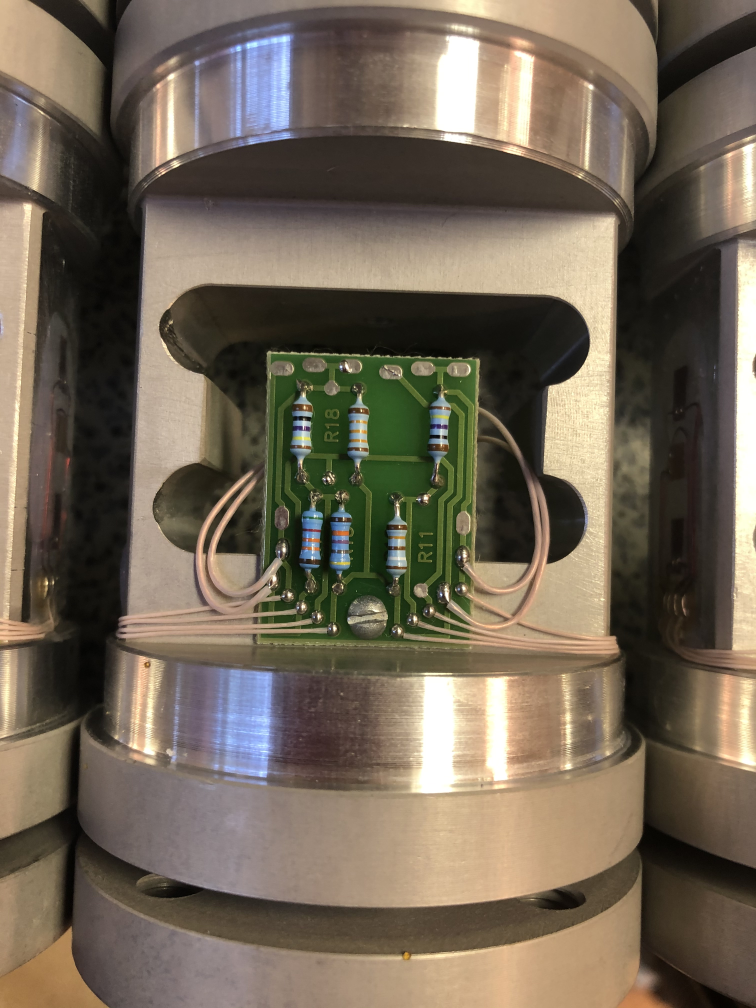
#> input picture scheme_photos/test7.jpg, 3024 x 4032 px, found by its file name (shown at 1/4 size)
$ python 'dev v0.3.py'
#> lines starting #> are read from the running program, lines starting #| are printed output that depends on the picture; after the words box and inside, x2 and y2 are one past the last pixel; in counts of white or black regions, pixels touching at a corner belong together
import cv2
import numpy as np
# import pprint
from sklearn.decomposition import PCA
import math
import copy


def open_image(filename):
    img = cv2.imread(filename)
    return img


def viewImage(name, image):
    cv2.namedWindow(name, cv2.WINDOW_NORMAL)
    cv2.resizeWindow(name, 1000, 1000)
    cv2.imshow(name, image)

    while(True):
        if cv2.waitKey(1) & 0xFF == ord('q'):
            break

    cv2.destroyAllWindows()


def BGR2HSV(BGR_image):
    HSV_image = cv2.cvtColor(BGR_image, cv2.COLOR_BGR2HSV)
    return HSV_image


def get_range(manual=False):
    green_low, green_high = None, None
    if manual:
        min = input("Введите минимальный порог: ")
        max = input("Введите максимальный порог: ")
        _min = min.split(" ")
        _max = max.split(" ")
        green_low = np.array(_min, dtype="uint8")
        green_high = np.array(_max, dtype="uint8")
    else:
        green_low = np.array([41, 40, 34], dtype="uint8")
        green_low = np.array([42, 40, 35], dtype="uint8")
        green_high = np.array([85, 155, 90], dtype="uint8")

    return (green_low, green_high)


def find_greatest_contour(contours):
    largest_area = 0
    largest_contour_index = -1
    i = 0
    total_contours = len(contours)

    while (i < total_contours):
        area = cv2.contourArea(contours[i])

        if (area > largest_area):
            largest_area = area
            largest_contour_index = i

        i += 1

    return largest_area, largest_contour_index


def find_contours_by_area(contours, min_area, max_area):
    cnt_indexes = []
    i = 0
    total_contours = len(contours)

    while (i < total_contours):
        area = cv2.contourArea(contours[i])

        if (area >= min_area and area <= max_area):
            cnt_indexes.append(i)

        i += 1

    return cnt_indexes


def get_square_matrix(matrix, dtype="uint8"):
    # Дополняем до квадратного изображения
    if matrix.shape[0] != matrix.shape[1]:
        z = 0
        if matrix.shape[0] > matrix.shape[1]:
            z = np.zeros((matrix.shape[0], matrix.shape[0]-matrix.shape[1]),
                         dtype)
            matrix = np.hstack((matrix, z))
        else:
            z = np.zeros((matrix.shape[1]-matrix.shape[0], matrix.shape[1]),
                         dtype)
            matrix = np.vstack((matrix, z))

    return matrix


def clear_white(img):
    # mask1 - фильтрует засветы, затемняя их
    mask1 = cv2.inRange(
        img, np.array([0, 0, 250]), np.array([180, 10, 256])
    )
    img[mask1 > 0] = ([0, 0, 0])
    return img


def get_rectangle(contours, contour_index):
    x, y, w, h = cv2.boundingRect(
        contours[contour_index]
    )
    return x, y, w, h


class SchemeFinder():

    def __init__(self, filename, image=None, rotation=True):
#> called with filename = 'test7.jpg', rotation = True
        self.rotation = rotation
        self.original_img = None
        if image is None:
            self.filename = filename
            img = open_image(self.filename)
#> in open_image, img is the input picture: shape (4032, 3024, 3); mean B, G, R 86.8, 102.6, 114.1
        else:
            img = image
            self.original_img = copy.deepcopy(img)
        # Высчитываем погрешность DELTA для последующего использования
        self.DELTA = (img.shape[0] + img.shape[1])/2. * 0.005
        self.image = img
        self.contour_img = None
        self.contours = None
        self.largest_contour_index = None

    def show_image(self, screen_name):
        cv2.namedWindow(screen_name, cv2.WINDOW_NORMAL)
        cv2.resizeWindow(screen_name, 1000, 1000)
        cv2.imshow(screen_name, self.image)

        while(True):
            if cv2.waitKey(1) & 0xFF == ord('q'):
                break

        cv2.destroyAllWindows()

    def filter(self):
        # Приминение фильтров удаляющих артефакты камеры
        self.image = cv2.medianBlur(self.image, 3)
        self.image = cv2.GaussianBlur(self.image, (3, 3), 0)

    def to_HSV(self):
        self.image = cv2.cvtColor(self.image, cv2.COLOR_BGR2HSV)

    def to_gray(self):
        RGB_again = cv2.cvtColor(self.image, cv2.COLOR_HSV2RGB)
        self.image = cv2.cvtColor(RGB_again, cv2.COLOR_RGB2GRAY)

    def print_point(self, x, y):
        print(self.image[[y], [x]])

    def paint_scheme(self, manual=False):
        green_low, green_high = get_range(manual)
        mask2 = cv2.inRange(self.image, green_low, green_high)
        self.image[mask2 > 0] = ([179, 0, 255])

    def treshold(self):
        ret, threshold = cv2.threshold(self.image, 254, 255, cv2.THRESH_BINARY)
        self.image = threshold

    def closing(self):
        # Заполнение пробелов
        kernel = np.ones((int(2.5*self.DELTA), int(2.5*self.DELTA)), np.uint8)
        self.image = cv2.morphologyEx(self.image, cv2.MORPH_CLOSE, kernel)

    def opening(self):
        # Устранение артефактов
        kernel = np.ones((int(self.DELTA), int(self.DELTA)), np.uint8)
        self.image = cv2.morphologyEx(self.image, cv2.MORPH_OPEN, kernel)

    def contouring(self):
        self.contours, hierarchy = cv2.findContours(
            self.image, cv2.RETR_EXTERNAL, cv2.CHAIN_APPROX_SIMPLE
        )
        if self.original_img is None:
            self.contour_img = open_image(self.filename)
        else:
            self.contour_img = copy.deepcopy(self.original_img)
        cv2.drawContours(self.contour_img, self.contours, -1, (0, 0, 255), -1)
        largest_area, self.largest_contour_index = find_greatest_contour(
            self.contours
        )
        """
        pprint.pprint("Макс площадь: {}".format(largest_area))
        pprint.pprint("Индекс контура: {}".format(self.largest_contour_index))
        pprint.pprint("Кол-во контуров: {}".format(len(self.contours)))
        """
        if largest_area > 0.95 * self.image.shape[0] * self.image.shape[1]:
            self.DELTA = 0

    def find_center(self):
        # Найдем центр наибольшего контура
        cnt = self.contours[self.largest_contour_index]
        M = cv2.moments(cnt)
        cX = int(M["m10"] / M["m00"])
        cY = int(M["m01"] / M["m00"])
        """
        pprint.pprint("x = {}".format(cX))
        pprint.pprint("y = {}".format(cY))
        """
        return (cX, cY)

    # [10 lines left out: function show_contour_image, not called in this run]

    def get_rotation_angle(self, img):
        sqr_image = get_square_matrix(img, dtype="uint8")
        sqr_image = cv2.resize(sqr_image, (256, 256))
        # Устранение артефактов
        kernel = np.ones((2, 2), np.uint8)
        sqr_image = cv2.morphologyEx(sqr_image, cv2.MORPH_OPEN, kernel)
        """viewImage(
            'Квадратная матрица для метода главных компонент', sqr_image
        )"""

        x = []
        y = []
        for j in np.arange(0, sqr_image.shape[1]):
            for i in np.arange(0, sqr_image.shape[0]):
                if sqr_image[[i], [j]] >= 50:
                    x.append(j)
                    y.append(i)
        X = np.vstack((x, y))

        pca = PCA(n_components=1)
        pca.fit_transform(np.transpose(X))
        # print('Mean vector: ', pca.mean_)
        # print('Projection: ', pca.components_)
        vec = np.zeros((2))
        sign = 1.
        if pca.components_[[0], [0]] < 0:
            sign = -1.
        vec[0] = sign * pca.components_[[0], [0]]
        vec[1] = sign * pca.components_[[0], [1]]
        # print(vec)

        rotation_angle = math.acos(vec.dot(np.array([1., 0])))
        if vec[1] >= 0:
            rotation_angle = -1. * rotation_angle
        rotation_angle = rotation_angle * 180. / math.pi
        return rotation_angle

    def rotate(self):
        # Поворот изображения в направлении вектора максимальной дисперсии
        rotation_angle = self.get_rotation_angle(self.image)
        rows, cols = self.image.shape
        # cols-1 and rows-1 are the coordinate limits
        M = cv2.getRotationMatrix2D(((cols-1)/2., (rows-1)/2.),
                                    rotation_angle, 1)
        self.image = cv2.warpAffine(self.image, M, (cols, rows))
        # self.show_image('Повернутая матрица после метода главных компонент')

        return M

    def draw_rect(self, M):
        if self.original_img is None:
            self.image = open_image(self.filename)
        else:
            self.image = copy.deepcopy(self.original_img)

        x, y, w, h = get_rectangle(
            self.contours, self.largest_contour_index
        )

        if M is not None:
            rows, cols, _ = self.image.shape
            self.image = cv2.warpAffine(self.image, M, (cols, rows))

        cropped_scheme = self.image[
            y-int(self.DELTA*h/w)//2: y+h+int(self.DELTA*h/w)//2+1,
            x-int(self.DELTA*w/h)//2: x+w+int(self.DELTA*w/h)//2+1,
            :
        ]
        cv2.rectangle(
            self.image,
            (x-int(self.DELTA*w/h)//2, y-int(self.DELTA*h/w)//2),
            (x+w+int(self.DELTA*w/h)//2, y+h+int(self.DELTA*h/w)//2),
            (0, 255, 0),
            2
        )

        return cropped_scheme

    def crop_scheme(self):
        sf.show_image("Исходник")
#> (key q is pressed here)
        sf.filter()

        # Переводим изображение в HSV
        sf.to_HSV()
        # sf.show_image("RGB в HSV")  # 1
        # Принтим значение каналов в точке (x, y)
        # sf.print_point(2195, 2400)
        self.image = clear_white(self.image)
#> in clear_white, `mask1 = cv2.inRange( img, np.array([0, 0, 250]), np.array([180, 10, 25..`:
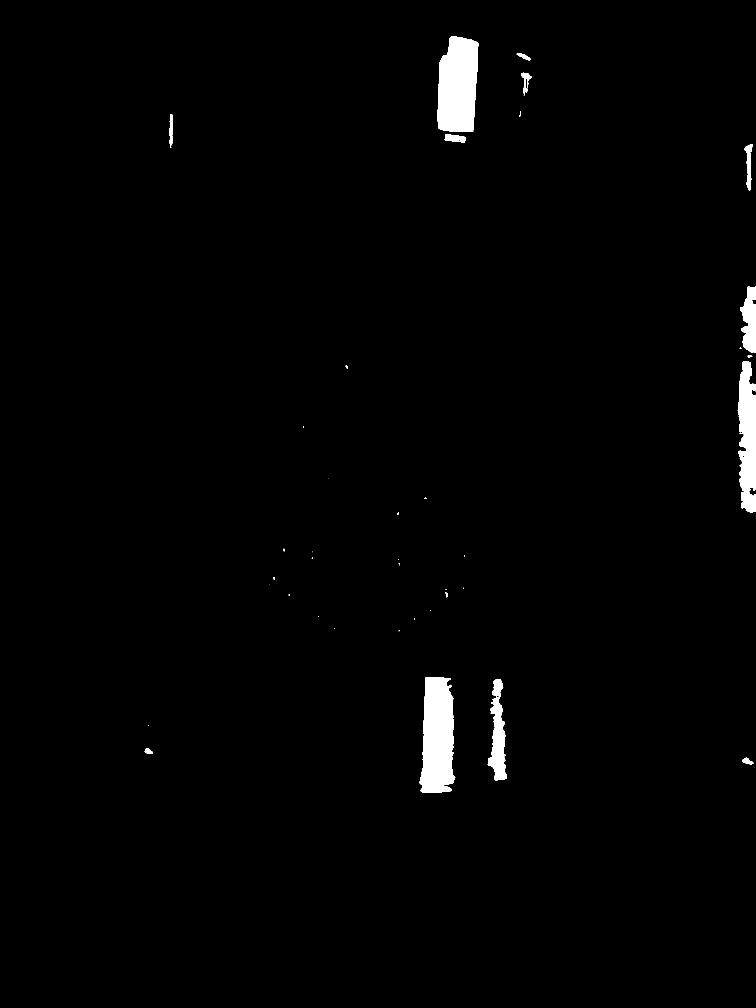
#> mask1: shape (4032, 3024) (shown at 1/4 size); 1.4% white; 42 white regions (20 under 20 px), largest, box (x1, y1, x2, y2) and area: (1751, 146, 1914, 528) 52614, (1679, 2709, 1821, 3172) 52493, (2951, 1444, 3024, 2052) 33763

        sf.paint_scheme(manual=False)
        # sf.show_image("Наложение маски на плату")  # 2
        sf.to_gray()
        # sf.show_image("HSV в RGB и в серые оттенки")  # 3
        sf.treshold()
        # sf.show_image("Пороговая обработка")  # 4
        sf.closing()
        # sf.show_image("Заполнение пробелов")  # 5
        sf.opening()
        # sf.show_image("Устранение артефактов")  # 6
        M = None
        if self.rotation:
            M = sf.rotate()
#> in get_rotation_angle, `sqr_image = cv2.resize(sqr_image, (256, 256))`:
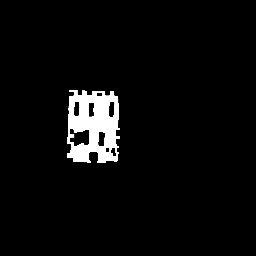
#> sqr_image: shape (256, 256); min 0, max 255, mean 10.8
#> in rotate, `rotation_angle = self.get_rotation_angle(self.image)`: rotation_angle = -88.41
#> in rotate, `M = cv2.getRotationMatrix2D(((cols-1)/2., (rows-1)/2.), rotation_angle..`: M = [[0.0277, -1, 3484.3], [1, 0.0277, 448.7]]
#> M = [[0.0277, -1, 3484.3], [1, 0.0277, 448.7]]
        sf.contouring()
#> in contouring, `self.contours, hierarchy = cv2.findContours( self.image, cv2.RETR_EXTE..`: self.contours = 1 contour; box (x1, y1, x2, y2) and area: (963, 1565, 2099, 2394) 828822
#> in find_greatest_contour, `total_contours = len(contours)`: total_contours = 1
#> the loop in find_greatest_contour, `while (i < total_contours):` made 1 pass
#> (area, largest_area, largest_contour_index, i) on pass 1: (828822.5, 828822.5, 0, 1)
#> after the loop in find_greatest_contour, `while (i < total_contours):`: largest_area = 828822.5; largest_contour_index = 0
#> in contouring, `largest_area, self.largest_contour_index = find_greatest_contour( self..`: largest_area = 828822.5; self.largest_contour_index = 0
        # sf.show_contour_image("Контурирование")  # 7
        sf.find_center()
#> in find_center, `cnt = self.contours[self.largest_contour_index]`: cnt = contour of 756 points, box (x1, y1, x2, y2) (963, 1565, 2099, 2394), area 828822
#> in find_center, `M = cv2.moments(cnt)`: M = moments, m00 828822.5, centre m10/m00, m01/m00 = (1535.5, 1971.6)
#> in find_center, `cX = int(M["m10"] / M["m00"])`: cX = 1535
#> in find_center, `cY = int(M["m01"] / M["m00"])`: cY = 1971

        cropped_scheme = sf.draw_rect(M)
#> in get_rectangle, `x, y, w, h = cv2.boundingRect( contours[contour_index] )`: x = 963; y = 1565; w = 1136; h = 829
#> in draw_rect, `x, y, w, h = get_rectangle( self.contours, self.largest_contour_index )`: x = 963; y = 1565; w = 1136; h = 829
#> cropped_scheme: shape (842, 1161, 3); mean B, G, R 54.3, 88.1, 71.9
#> (key q is pressed here)
        # sf.show_image("Результат")  # 8
        return cropped_scheme


class ResistorsFinder():

    def __init__(self, cropped_scheme):
        self.scheme_img = cropped_scheme
        # Высчитывание относительной погрешности DELTA
        self.DELTA = (cropped_scheme.shape[0] + cropped_scheme.shape[1])/2.  \
            * 0.005
        self.contour_img = None
        self.contours = None
        self.largest_contour_index = None

    def to_HSV(self):
        self.hsv_img = cv2.cvtColor(self.scheme_img, cv2.COLOR_BGR2HSV)
        return self.hsv_img

    def paint_resistors(self, hsv_scheme):
        resistor_low = np.array([54, 16, 90], dtype="uint8")
        # resistor_low = np.array([78, 30, 60], dtype="uint8")
        resistor_high = np.array([110, 170, 230], dtype="uint8")
        mask2 = cv2.inRange(hsv_scheme, resistor_low, resistor_high)
        self.hsv_img[mask2 > 0] = ([179, 0, 255])
        # viewImage("Наложение маски на плату", hsv_scheme)  # 10

    def to_gray(self):
        RGB_again = cv2.cvtColor(self.hsv_img, cv2.COLOR_HSV2RGB)
        self.gray_img = cv2.cvtColor(RGB_again, cv2.COLOR_RGB2GRAY)
        # viewImage("HSV в RGB и в серые оттенки", self.gray_img)  # 11

    def threshold(self):
        ret, threshold = cv2.threshold(
            self.gray_img, 254, 255, cv2.THRESH_BINARY
        )
        self.threshold_img = threshold
        # viewImage("Пороговая обработка", threshold)  # 12

    def closing(self):
        # Заполнение пробелов
        kernel = np.ones((int(3.5*self.DELTA), int(3.5*self.DELTA)), np.uint8)
        self.threshold_img = cv2.morphologyEx(
            self.threshold_img, cv2.MORPH_CLOSE, kernel
        )
        # viewImage("Заполнение пробелов", self.threshold_img)  # 13

    def opening(self):
        # Устранение артефактов
        kernel = np.ones((int(2*self.DELTA), int(2*self.DELTA)), np.uint8)
        self.threshold_img = cv2.morphologyEx(
            self.threshold_img, cv2.MORPH_OPEN, kernel
        )
        viewImage("Устранение артефактов", self.threshold_img)  # 14

    def contouring(self):
        # Заполнение пробелов
        kernel = np.ones((int(4*self.DELTA), int(6.25*self.DELTA)), np.uint8)
        self.threshold_img = cv2.morphologyEx(
            self.threshold_img, cv2.MORPH_CLOSE, kernel
        )

        self.contours, hierarchy = cv2.findContours(
            self.threshold_img, cv2.RETR_EXTERNAL, cv2.CHAIN_APPROX_SIMPLE
        )
        self.contour_img = copy.deepcopy(self.scheme_img)
        cv2.drawContours(
            self.contour_img, self.contours, -1, (0, 0, 255), -1
        )
        min_area, max_area = 5000, 30000
        res = find_contours_by_area(
            self.contours, min_area, max_area
        )

        return res

    def draw_rects(self, contours):
        image = copy.deepcopy(self.scheme_img)
        DELTA = self.DELTA

        for idx in contours:
            x, y, w, h = get_rectangle(self.contours, idx)
            cv2.rectangle(
                image,
                (x-int(DELTA*w/h)//2, y-int(DELTA*h/w)//2),
                (x+w+int(DELTA*w/h)//2, y+h+int(DELTA*h/w)//2),
                (0, 255, 0),
                2
            )

        return image

    def find_centers(self, contours, idxs):
        cnt = contours
        centers = []

        for i in idxs:
            M = cv2.moments(cnt[i])
            cX = int(M["m10"] / M["m00"])
            cY = int(M["m01"] / M["m00"])
            centers.append((cX, cY))

        return centers

    def find_resistors(self):
        self.hsv_scheme = self.to_HSV()
        hsv_scheme = clear_white(self.hsv_scheme)
        self.paint_resistors(hsv_scheme)
        self.to_gray()
#> in to_gray, `self.gray_img = cv2.cvtColor(RGB_again, cv2.COLOR_RGB2GRAY)`:
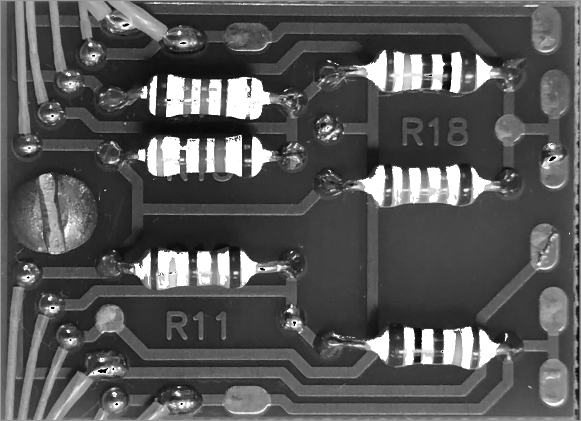
#> self.gray_img: shape (842, 1161) (shown at 1/2 size); min 0, max 255, mean 85.9
        self.threshold()
        self.closing()
        self.opening()
#> (key Esc is pressed here)
        contours_idxs = self.contouring()
#> in contouring, `self.threshold_img = cv2.morphologyEx( self.threshold_img, cv2.MORPH_C..`:
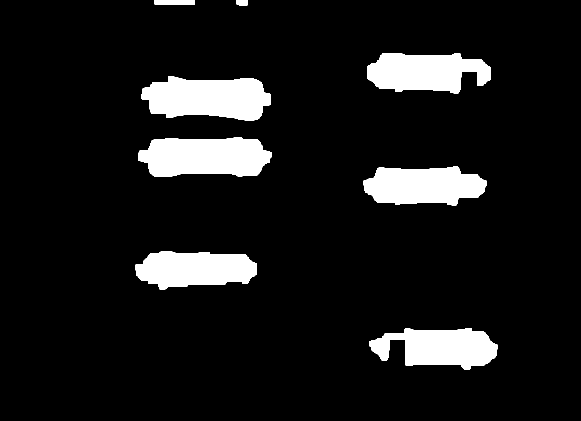
#> self.threshold_img: shape (842, 1161) (shown at 1/2 size); 9.5% white; 8 white regions
#> in contouring, `self.contours, hierarchy = cv2.findContours( self.threshold_img, cv2.R..`: self.contours = 8 contours; box (x1, y1, x2, y2) and area: (283, 152, 541, 241) 16981, (277, 274, 544, 354) 16772, (727, 333, 974, 411) 14444, (734, 106, 982, 187) 14308, (738, 656, 995, 739) 13886, (271, 503, 513, 579) 13844, (309, 0, 389, 10) 710, (473, 0, 495, 11) 205
#> in contouring, `cv2.drawContours( self.contour_img, self.contours, -1, (0, 0, 255), -1 )`:
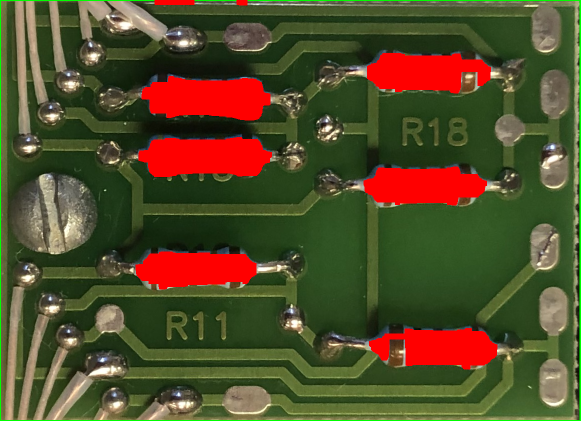
#> self.contour_img: shape (842, 1161, 3) (shown at 1/2 size); mean B, G, R 41.3, 75.4, 84.6
#> in find_contours_by_area, `total_contours = len(contours)`: total_contours = 8
#> the loop in find_contours_by_area, `while (i < total_contours):` made 8 passes
#> area on passes 1 to 8: 13886, 13844, 14444, 16771.5, 16981, 14307.5, 205, 710.5
#> after the loop in find_contours_by_area, `while (i < total_contours):`: cnt_indexes = [0, 1, 2, 3, 4, 5]; i = 8
#> in contouring, `res = find_contours_by_area( self.contours, min_area, max_area )`: res = [0, 1, 2, 3, 4, 5]
#> contours_idxs = [0, 1, 2, 3, 4, 5]

        # Найдем центры резисторов
        detected_resistors_centers = self.find_centers(
            self.contours, contours_idxs
        )
#> in find_centers, `cnt = contours`: cnt has the same summary as self.contours in contouring
#> the loop in find_centers, `for i in idxs:` made 6 passes
#> (cX, cY) on passes 1 to 6: (881, 694), (390, 538), (846, 371), (410, 313), (415, 195), (848, 143)
#> after the loop in find_centers, `for i in idxs:`: centers = [(881, 694), (390, 538), (846, 371), (410, 313), (415, 195), (848, 143)]
#> detected_resistors_centers has the same summary as centers in find_centers
        resistors_img = self.draw_rects(contours_idxs)
#> the loop in draw_rects, `for idx in contours:` made 6 passes
#> (x, y, w, h) on passes 1 to 6: (738, 656, 257, 83), (271, 503, 242, 76), (727, 333, 247, 78), (277, 274, 267, 80), (283, 152, 258, 89), (734, 106, 248, 81)
#> after the loop in draw_rects, `for idx in contours:`:
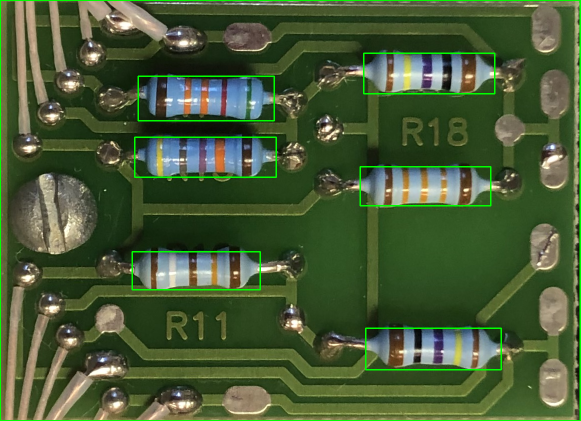
#> image: shape (842, 1161, 3) (shown at 1/2 size); mean B, G, R 53.7, 90.5, 71.3

        return detected_resistors_centers, resistors_img


def draw_resistors(image, centers, width, height):
    w = width
    h = height
    shift = 0

    for x, y in centers:
        cv2.rectangle(
            image,
            (int(x-w//2-int(shift*w/h)), int(y-h//2-int(shift*h/w))),
            (int(x+w//2+int(shift*w/h)), int(y+h//2+int(shift*h/w))),
            (0, 255, 0),
            2
        )

    return image


if __name__ == "__main__":
    filename = 'test7.jpg'

    # Вырезаем платку из фото
    sf = SchemeFinder(filename, rotation=True)
    cropped_scheme = sf.crop_scheme()
    viewImage('Схемка', cropped_scheme)

    # Поиск резисторов на схемке
    rf = ResistorsFinder(cropped_scheme)
    detected_resistors_centers, res_img = rf.find_resistors()
#> detected_resistors_centers has the same summary as centers in find_centers
    # viewImage('Обнаруженные резисторы', res_img)

    # Ширина резистора
    w = 230
    # Высота резистора
    h = 90
    # Перерисовка резисторов
    res_img = draw_resistors(cropped_scheme, detected_resistors_centers, w, h)
#> the loop in draw_resistors, `for x, y in centers:` made 6 passes
#> after the loop in draw_resistors, `for x, y in centers:`:
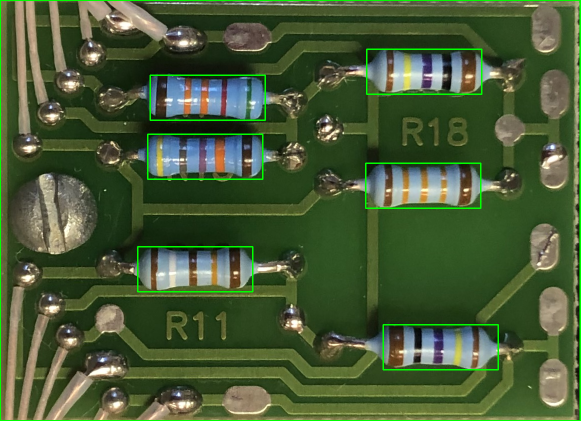
#> image: shape (842, 1161, 3) (shown at 1/2 size); mean B, G, R 53.8, 90.4, 71.4
    viewImage('Обнаруженные резисторы v2', res_img)

    cv2.destroyAllWindows()
